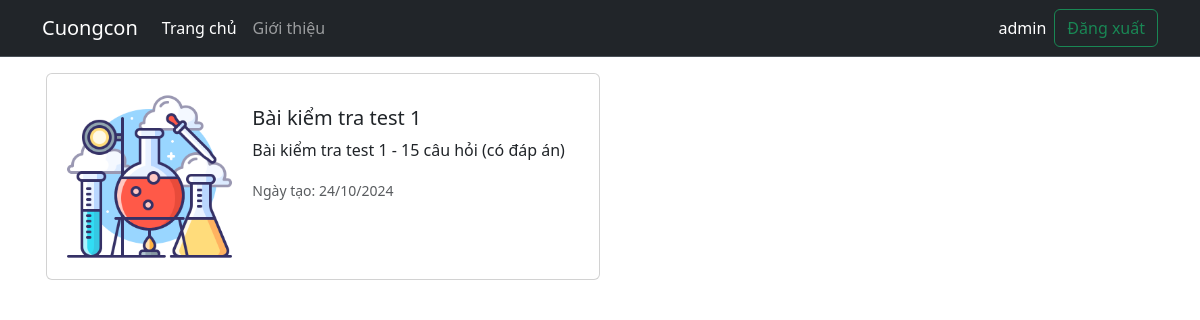
Page / (signed in) on the committed database.
### quiz/models/custom_user.py (models this page shows, shortened)
class CustomUser(AbstractUser):
    ROLE = (
        ('student', 'student'),
        ('teacher', 'teacher'),
    )
    role = models.CharField(max_length=15, default='student', choices=ROLE)
    class Meta:
        verbose_name = 'Tài khoản'
        verbose_name_plural = 'Tài khoản'

### quiz/models/quiz.py (models this page shows, shortened)
class CommonAbstract(models.Model):
    created_at = models.DateTimeField(editable=False, null=True, blank=True, verbose_name='Thời điểm tạo')
    updated_at = models.DateTimeField(auto_now_add=True, verbose_name='Thời điểm cập nhật')
    class Meta:
        ordering = ('-created_at',)
        abstract = True

class Exam(CommonAbstract):
    id = models.AutoField(auto_created=True, primary_key=True, serialize=False, verbose_name='ID')
    title = models.CharField(max_length=255, verbose_name='Tên bài kiểm tra')
    room_name = models.CharField(max_length=255, verbose_name='Tên phòng thi')
    start_time = models.DateTimeField(verbose_name='Thời gian bắt đầu')
    finish_time = models.DateTimeField(verbose_name='Thời gian kết thúc')
    time_todo = models.IntegerField(default=15, verbose_name='Thời gian làm bài (phút)')
    room_code = models.CharField(max_length=15, unique=True, verbose_name='Mã phòng thi')
    created_by = models.CharField(max_length=255, verbose_name='Người tạo')
    class Meta:
        ordering = ('-created_at',)
        verbose_name = 'QL Bài kiểm tra'
        verbose_name_plural = 'QL Bài kiểm tra'
        db_table = 'exams'

### quiz/views/index.py (the view)
# urls.py: path('', index_view, name='index'),
def index_view(request):
    exams = Exam.objects.order_by('-created_at')
    return render(request, 'quiz/index.html', {'exams': exams}, status=200)

### templates/quiz/index.html (shortened to what this page needs)
{% extends 'base.html' %}
{% load static %}
{% block content %}
<nav class="navbar navbar-expand-lg bg-dark border-bottom border-body" data-bs-theme="dark">
    <div class="container">
      <a class="navbar-brand" href="#">Cuongcon</a>
      <div class="collapse navbar-collapse" id="navbarSupportedContent">
        <ul class="navbar-nav me-auto mb-2 mb-lg-0">
          <li class="nav-item">
            <a class="nav-link active" aria-current="page" href="#">Trang chủ</a>
          </li>
          <li class="nav-item">
            <a class="nav-link" href="#">Giới thiệu</a>
          </li>
        </ul>
        {% if request.user.is_authenticated %}
          <span class="text-white" style="margin-right: 8px;">{{request.user.username}}</span>
          <a href="{% url 'logout' %}" class="btn btn-outline-success">Đăng xuất</a>
        {% else %}
          <a class="btn btn-outline-success" href="{% url 'login' %}">Đăng nhập</a>
        {% endif %}
      </div>
    </div>
</nav>
<div class="container p-3 row" style="margin: 0 auto;">
  {% for exam in exams %}
    <a class="card mb-3 col-6 nav-link p-3" href="{% url 'exam' exam.id %}">
      <div class="">
        <div class="row g-0">
          <div class="col-md-4">
            <img src="{% static 'assets/images/laboratory.png' %}" class="img-fluid rounded-start" alt="{{exam.title}}">
          </div>
          <div class="col-md-8">
            <div class="card-body">
              <h5 class="card-title">{{exam.title}}</h5>
              <p class="card-text">{{exam.title}} - 15 câu hỏi (có đáp án)</p>
              <p class="card-text"><small class="text-body-secondary">Ngày tạo: {{exam.created_at|date:"d/m/Y"}}</small></p>
            </div>
          </div>
        </div>
      </div>
    </a>
  {% endfor %}
</div>
{% endblock content %}

### static/assets/css/base.css (style rules this page uses)
* { margin: 0; padding: 0; box-sizing: border-box; }
.log-reg-section form, p { width: 100%; }

### rows in the picture
CustomUser: user.username "admin"
Exam: title "Bài kiểm tra test 1", created_at "24/10/2024"
